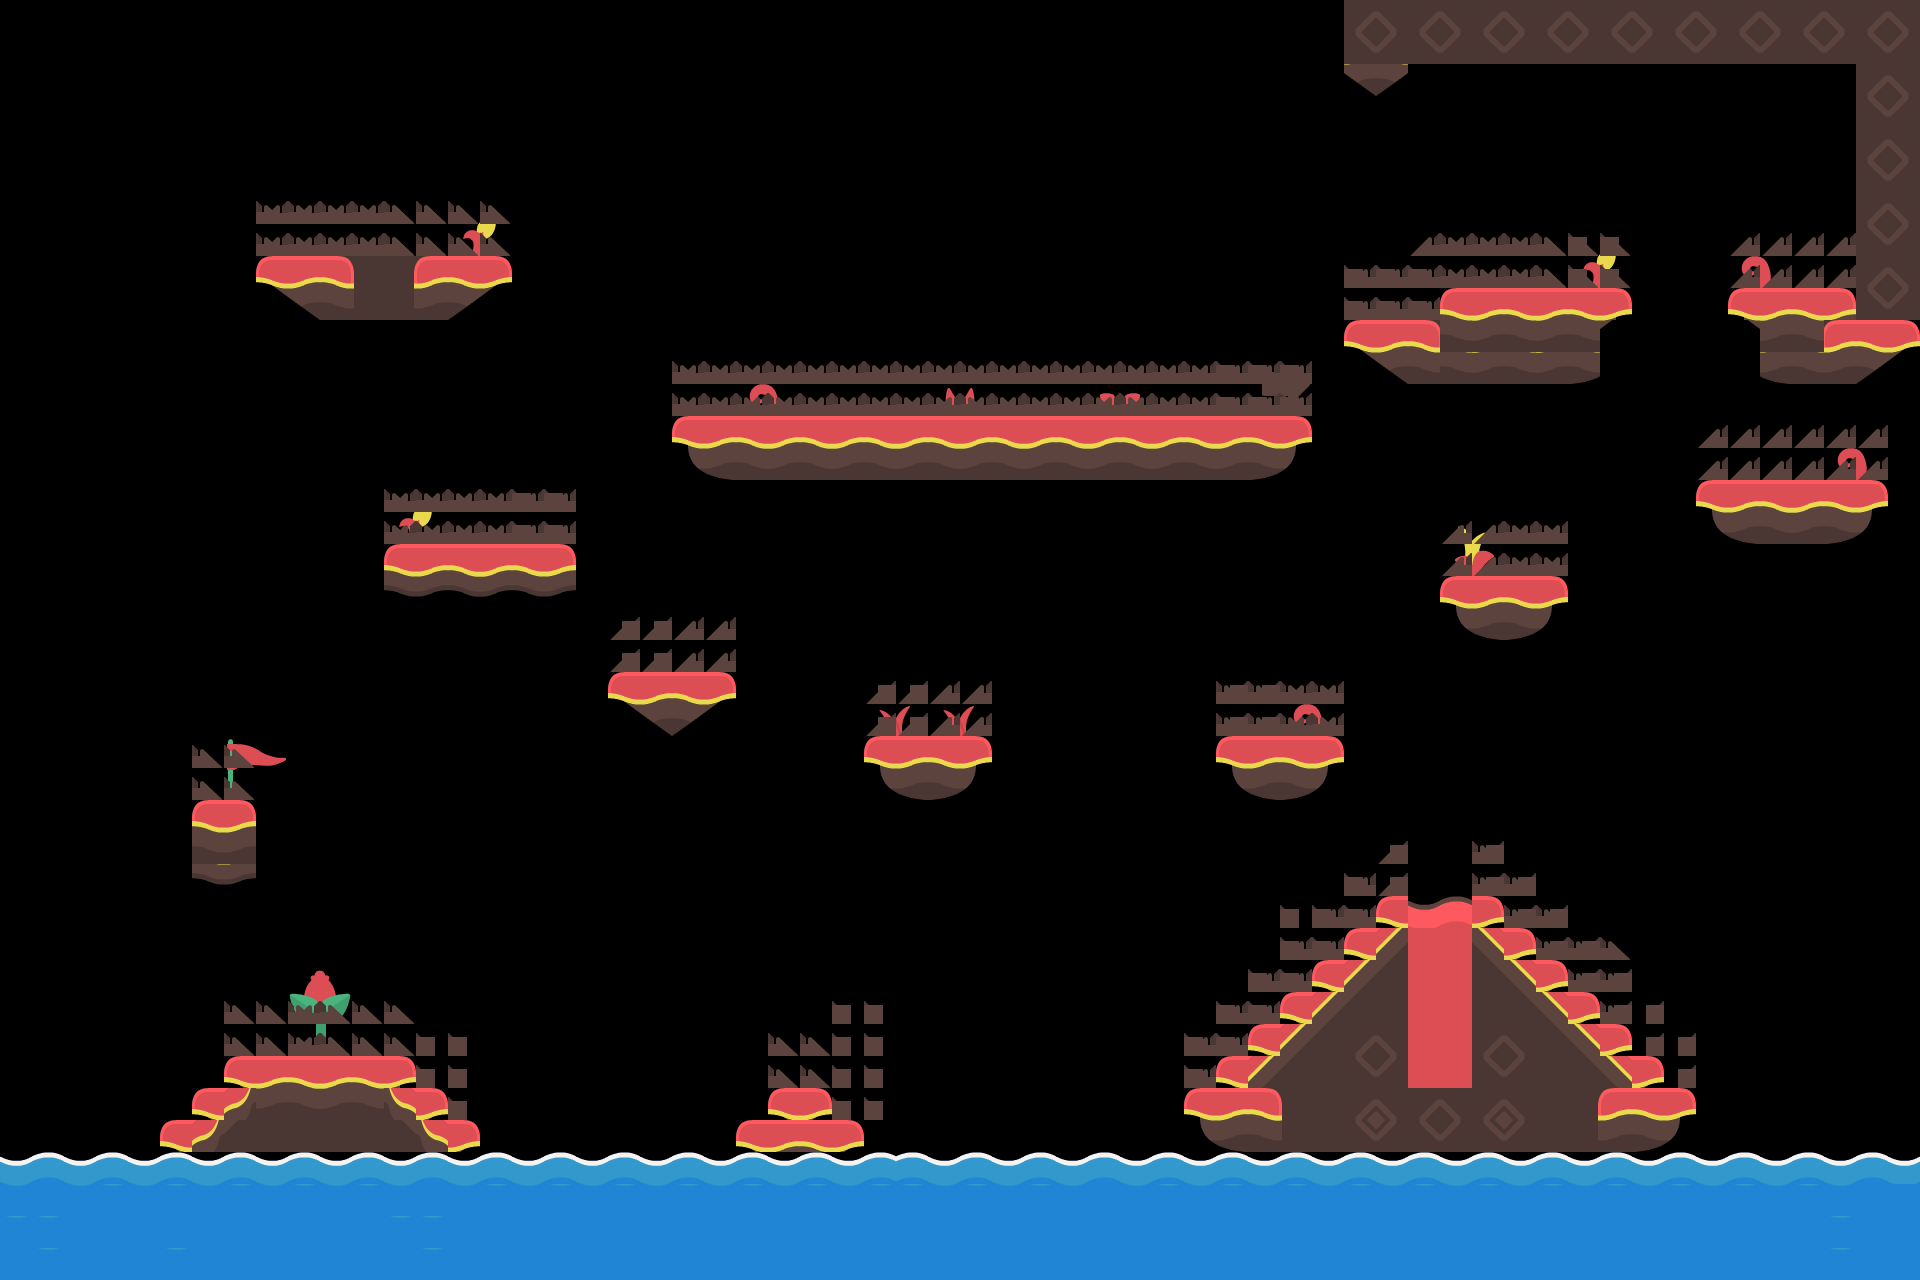

Tiled map render using the project's own tile images. Description and the map definition, with tile-layer contents summarised, below:
An orthogonal 60x40 tile map with 32x32 px tiles, 4 tile layers (Escenario, IA bajar, IA misma, IA subir), 2 hidden layers not drawn and 53 objects (39x plataform, 9x weapon, 4x player, tnt).

<map version="1.0" orientation="orthogonal" renderorder="right-down" width="60" height="40" tilewidth="32" tileheight="32" nextobjectid="58">
 <tileset firstgid="1" name="tilesheet_complete" tilewidth="32" tileheight="32" tilecount="1056" columns="44">
  <image source="tilesheet_complete.png" width="1408" height="768" />
  <terraintypes>
   <terrain name="Cuesta 135" tile="45" />
   <terrain name="Flotador redondo" tile="102" />
  </terraintypes>
  <tile id="0" terrain=",,,0" />
  <tile id="44" terrain=",0,,0" />
  <tile id="45" terrain="0,0,0,0" />
  <tile id="88" terrain=",0,," />
  <tile id="89" terrain="0,0,," />
  <tile id="90" terrain="0,,," />
  <tile id="309" terrain=",,,0" />
  <tile id="732">
   <animation>
    <frame tileid="732" duration="300" />
    <frame tileid="734" duration="300" />
   </animation>
  </tile>
  <tile id="733">
   <animation>
    <frame tileid="733" duration="300" />
    <frame tileid="735" duration="300" />
   </animation>
  </tile>
  <tile id="776">
   <animation>
    <frame tileid="776" duration="300" />
    <frame tileid="778" duration="300" />
   </animation>
  </tile>
  <tile id="904">
   <animation>
    <frame tileid="904" duration="500" />
    <frame tileid="905" duration="500" />
   </animation>
  </tile>
  <tile id="905">
   <animation>
    <frame tileid="905" duration="500" />
    <frame tileid="904" duration="500" />
   </animation>
  </tile>
  <tile id="908">
   <animation>
    <frame tileid="908" duration="1000" />
    <frame tileid="909" duration="1000" />
   </animation>
  </tile>
  <tile id="909">
   <animation>
    <frame tileid="909" duration="1000" />
    <frame tileid="908" duration="1000" />
   </animation>
  </tile>
 </tileset>
 <imagelayer name="Fondo" offsetx="2" offsety="-4" />
 <objectgroup name="Plataformas">
  <object id="16" name="plataform" x="673.333" y="418.667" width="637.333" height="58.6667" />
  <object id="18" name="plataform" x="381.333" y="544" width="196" height="53.3333" />
  <object id="19" name="plataform" x="606.667" y="670.667" width="126.667" height="46.6667" />
  <object id="20" name="plataform" x="861.333" y="733.333" width="129.333" height="62.6667" />
  <object id="21" name="plataform" x="1220" y="732" width="121.333" height="62.6667" />
  <object id="22" name="plataform" x="1440" y="572" width="130.667" height="68" />
  <object id="23" name="plataform" x="1696" y="473.333" width="192" height="65.3333" />
  <object id="24" name="plataform" x="1728" y="284" width="125.333" height="37.3333" />
  <object id="25" name="plataform" x="1761.33" y="324" width="157.333" height="57.3333" />
  <object id="26" name="plataform" x="1345.33" y="318.667" width="97.3333" height="30.6667" />
  <object id="27" name="plataform" x="1377.33" y="353.333" width="224" height="30.6667" />
  <object id="28" name="plataform" x="1440" y="288" width="160" height="66.6667" />
  <object id="29" name="plataform" x="1597.33" y="289.333" width="34.6667" height="29.3333" />
  <object id="30" name="plataform" x="1344" y="2.66667" width="65.3333" height="93.3333" />
  <object id="31" name="plataform" x="1856" y="5.33333" width="66.6667" height="312" />
  <object id="32" name="plataform" x="257.333" y="250.667" width="252" height="68" />
  <object id="33" name="plataform" x="188" y="796" width="68" height="92" />
  <object id="34" name="plataform" x="225.333" y="1053.33" width="192" height="37.3333" />
  <object id="35" name="plataform" x="416" y="1090.67" width="32" height="28" />
  <object id="36" name="plataform" x="449.333" y="1124" width="33.3333" height="25.3333" />
  <object id="37" name="plataform" x="189.333" y="1088" width="34.6667" height="30.6667" />
  <object id="38" name="plataform" x="158.667" y="1120" width="36" height="30.6667" />
  <object id="39" name="plataform" x="769.333" y="1086.67" width="61.3333" height="32" />
  <object id="40" name="plataform" x="733.333" y="1117.33" width="36" height="34.6667" />
  <object id="41" name="plataform" x="833.333" y="1121.33" width="33.3333" height="32" />
  <object id="42" name="plataform" x="1182.67" y="1085.33" width="66.6667" height="64" />
  <object id="43" name="plataform" x="1216" y="1052" width="65.3333" height="34.6667" />
  <object id="44" name="plataform" x="1248" y="1020" width="65.3333" height="33.3333" />
  <object id="45" name="plataform" x="1278.67" y="988" width="65.3333" height="33.3333" />
  <object id="47" name="plataform" x="1312" y="960" width="66.6667" height="32" />
  <object id="48" name="plataform" x="1340" y="929.333" width="65.3333" height="28" />
  <object id="49" name="plataform" x="1374.67" y="894.667" width="34.6667" height="29.3333" />
  <object id="50" name="plataform" x="1472" y="896" width="32" height="28" />
  <object id="51" name="plataform" x="1505.33" y="926.667" width="29.3333" height="32" />
  <object id="53" name="plataform" x="1532" y="956" width="36" height="37.3333" />
  <object id="54" name="plataform" x="1566.67" y="990.667" width="32" height="30.6667" />
  <object id="55" name="plataform" x="1597.33" y="1022.67" width="34.6667" height="29.3333" />
  <object id="56" name="plataform" x="1632" y="1052" width="33.3333" height="34.6667" />
  <object id="57" name="plataform" x="1629.33" y="1084" width="66.6667" height="66.6667" />
 </objectgroup>
 <objectgroup name="Spawn">
  <object id="1" name="player" x="756" y="334" width="26" height="16" />
  <object id="2" name="player" x="849" y="328" width="26" height="16" />
  <object id="3" name="player" x="1065" y="346" width="26" height="16" />
  <object id="4" name="player" x="963" y="336" width="26" height="16" />
  <object id="5" name="tnt" x="1733" y="250" width="26" height="16" />
  <object id="6" name="weapon" x="1804" y="242" width="28" height="24" />
  <object id="7" name="weapon" x="264" y="176" width="28" height="24" />
  <object id="8" name="weapon" x="222" y="978" width="28" height="24" />
  <object id="9" name="weapon" x="272" y="980" width="28" height="24" />
  <object id="10" name="weapon" x="334" y="982" width="28" height="24" />
  <object id="11" name="weapon" x="214" y="704" width="28" height="24" />
  <object id="12" name="weapon" x="788" y="1014" width="28" height="24" />
  <object id="13" name="weapon" x="946" y="652" width="28" height="24" />
  <object id="14" name="weapon" x="1668" y="1060" width="28" height="24" />
 </objectgroup>
 <layer name="Escenario" width="60" height="40">
  <data>[2400 cells, 641 non-empty, 128 distinct tile ids]</data>
 </layer>
 <layer name="PlataformasTop(delete)" width="60" height="40" visible="0">
  <data>[2400 cells, 0 non-empty, 0 distinct tile ids]</data>
 </layer>
 <layer name="Decoracion(delete)" width="60" height="40" visible="0">
  <data>[2400 cells, 44 non-empty, 32 distinct tile ids]</data>
 </layer>
 <layer name="IA bajar" width="60" height="40">
  <data>[2400 cells, 172 non-empty, 2 distinct tile ids]</data>
 </layer>
 <layer name="IA misma" width="60" height="40">
  <data>[2400 cells, 0 non-empty, 0 distinct tile ids]</data>
 </layer>
 <layer name="IA subir" width="60" height="40">
  <data>[2400 cells, 184 non-empty, 4 distinct tile ids]</data>
 </layer>
</map>
